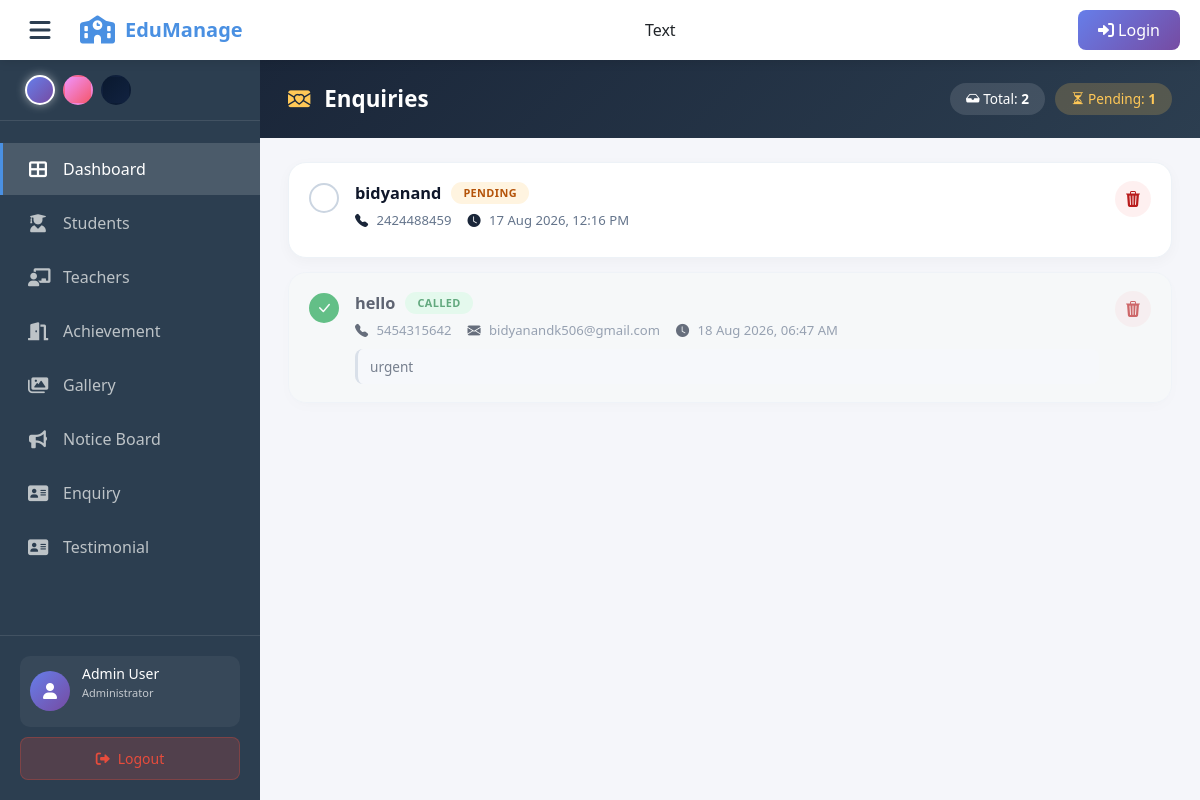
The page /frontend/admin/enquiry/enquiry.php (signed in) on the database its author committed.
### tables this page shows
CREATE TABLE `enquiry` (
  `id` int(11) NOT NULL,
  `name` varchar(100) NOT NULL,
  `phone` varchar(15) NOT NULL,
  `email` varchar(100) DEFAULT NULL,
  `message` text DEFAULT NULL,
  `is_called` tinyint(1) DEFAULT 0,
  `called_at` datetime DEFAULT NULL,
  `time` datetime DEFAULT current_timestamp()
);

### frontend/admin/enquiry/enquiry.php (the view, shortened to what this page needs)
<?php
include '../../../backend/con1.php';
$result = $conn->query("SELECT * FROM enquiry ORDER BY is_called ASC, id DESC");
$enquiries = [];
while ($row = $result->fetch_assoc()) {
    $enquiries[] = $row;
}
$total = count($enquiries);
$pending = count(array_filter($enquiries, fn($e) => $e['is_called'] == 0));
?>
<!DOCTYPE html>
<html lang="en">
<head>
    <link rel="stylesheet" href="https://cdnjs.cloudflare.com/ajax/libs/font-awesome/6.0.0/css/all.min.css">
    <link href="https://cdn.jsdelivr.net/npm/bootstrap@5.3.0/dist/css/bootstrap.min.css" rel="stylesheet" />
    <link rel="stylesheet" href="https://cdn.jsdelivr.net/npm/bootstrap-icons@1.11.3/font/bootstrap-icons.min.css" />
    <link rel="stylesheet" href="../../comp/nav/nav.css">
    <link rel="stylesheet" href="../../comp/sidebar/sidebar.css">
    <link rel="stylesheet" href="enquiry.css">
</head>
<body data-theme="light-blue">
    <?php
        include_once('../../comp/nav/nav.php')
    ?>
<div class="main-container">
  <?php
        include_once('../../comp/sidebar/sidebar.php')
    ?>
    <div class="main-content" id="mainContent">
        <header class="enq-header">
            <div class="brand"><i class="bi bi-envelope-heart-fill"></i> Enquiries</div>
            <div class="enq-stats">
                <span class="stat-pill"><i class="bi bi-inbox-fill"></i> Total: <strong><?= $total ?></strong></span>
                <span class="stat-pill pending"><i class="bi bi-hourglass-split"></i> Pending: <strong id="pendingCount"><?= $pending ?></strong></span>
            </div>
        </header>
        <section class="enq-list">
            <?php if (empty($enquiries)): ?>
                <div class="empty-state">
                    <i class="bi bi-inbox"></i>
                    <p>No enquiries yet.</p>
                </div>
            <?php else: ?>
                <?php foreach ($enquiries as $e): ?>
                    <div class="enq-card <?= $e['is_called'] ? 'is-called' : '' ?>" data-id="<?= $e['id'] ?>">
                        <div class="enq-check">
                            <label class="check-wrap">
                                <span class="checkmark"><i class="bi bi-check-lg"></i></span>
                            </label>
                        </div>
                        <div class="enq-body">
                            <div class="enq-top">
                                <span class="enq-name"><?= htmlspecialchars($e['name']) ?></span>
                                <span class="enq-badge <?= $e['is_called'] ? 'badge-called' : 'badge-pending' ?>">
                                    <?= $e['is_called'] ? 'Called' : 'Pending' ?>
                                </span>
                            </div>
                            <div class="enq-meta">
                                <span><i class="bi bi-telephone-fill"></i> <?= htmlspecialchars($e['phone']) ?></span>
                                <?php if ($e['email']): ?>
                                    <span><i class="bi bi-envelope-fill"></i> <?= htmlspecialchars($e['email']) ?></span>
                                <?php endif; ?>
                                <span><i class="bi bi-clock-fill"></i> <?= date('d M Y, h:i A', strtotime($e['time'])) ?></span>
                            </div>
                            <?php if ($e['message']): ?>
                                <div class="enq-message"><?= htmlspecialchars($e['message']) ?></div>
                            <?php endif; ?>
                        </div>
                        <button class="enq-delete" data-id="<?= $e['id'] ?>" title="Delete">
                            <i class="bi bi-trash3-fill"></i>
                        </button>
                    </div>
                <?php endforeach; ?>
            <?php endif; ?>
        </section>
    </div>
</div>
</body>
</html>

### frontend/comp/nav/nav.css (style rules this page uses)
:root { --primary-color: #4a90e2; --secondary-color: #2c3e50; --bg-gradient: linear-gradient(135deg, #667eea 0%, #764ba2 100%); --navbar-height: 60px; --sidebar-width: 260px; --light-bg: #f5f6fa; }
[data-theme="light-blue"] { --primary-color: #4a90e2; --secondary-color: #2c3e50; --bg-gradient: linear-gradient(135deg, #667eea 0%, #764ba2 100%); --sidebar-bg: #2c3e50; --navbar-bg: #ffffff; --text-color: #333; }
body { padding-top: var(--navbar-height) !important; margin: 0 !important; }

### frontend/comp/sidebar/sidebar.css (style rules this page uses)
.main-container { display: flex !important; min-height: calc(100vh - var(--navbar-height)) !important; width: 100% !important; }
.main-content { flex: 1 1 auto !important; min-width: 0 !important; width: auto !important; background: var(--light-bg); overflow-x: hidden; }

### frontend/admin/enquiry/enquiry.css (style rules this page uses)
* { box-sizing: border-box; }
.enq-header { background: linear-gradient(135deg, #1a2639, #2c3e50); color: #fff; padding: 22px 28px; display: flex; justify-content: space-between; align-items: center; flex-wrap: wrap; gap: 12px; }
.enq-header .brand { font-size: 1.4rem; font-weight: 700; }
.enq-header .brand i { color: #ffc857; margin-right: 8px; }
.enq-stats { display: flex; gap: 10px; }
.stat-pill { background: rgba(255,255,255,0.12); padding: 6px 16px; border-radius: 30px; font-size: 0.85rem; }
.stat-pill.pending { background: rgba(255,200,87,0.2); color: #ffc857; }
.enq-list { padding: 24px 28px; display: flex; flex-direction: column; gap: 14px; }
.enq-card { background: #fff; border: 1px solid #edf2f7; border-radius: 18px; padding: 18px 20px; display: flex; align-items: flex-start; gap: 16px; box-shadow: 0 4px 14px rgba(0,0,0,0.03); transition: all 0.2s; }
.enq-card.is-called { opacity: 0.65; background: #f8faf9; }
.check-wrap { position: relative; display: inline-block; cursor: pointer; margin-top: 2px; }
.checkmark { width: 30px; height: 30px; border: 2px solid #cbd5e1; border-radius: 50%; display: flex; align-items: center; justify-content: center; color: transparent; transition: all 0.2s; background: #fff; }
.check-wrap input:checked ~ .checkmark { background: #16a34a; border-color: #16a34a; color: #fff; }
.enq-body { flex: 1; min-width: 0; }
.enq-top { display: flex; align-items: center; gap: 10px; flex-wrap: wrap; margin-bottom: 6px; }
.enq-name { font-weight: 700; font-size: 1.02rem; color: #0f172a; }
.enq-badge { font-size: 0.68rem; font-weight: 700; padding: 3px 12px; border-radius: 30px; text-transform: uppercase; letter-spacing: 0.4px; }
.badge-pending { background: #fff4e0; color: #b45309; }
.badge-called { background: #dcfce7; color: #15803d; }
.enq-meta { display: flex; gap: 16px; flex-wrap: wrap; font-size: 0.82rem; color: #64748b; margin-bottom: 8px; }
.enq-meta i { margin-right: 5px; color: #1a2639; }
.enq-message { font-size: 0.85rem; color: #334155; background: #f8fafc; border-left: 3px solid #cbd5e1; padding: 8px 12px; border-radius: 8px; line-height: 1.4; }
.enq-delete { background: rgba(239,68,68,0.08); border: none; color: #b91c1c; width: 36px; height: 36px; border-radius: 50%; display: flex; align-items: center; justify-content: center; cursor: pointer; transition: all 0.2s; flex-shrink: 0; }

### rows shown on the page
enquiry: name "bidyanand", is_called "PENDING", phone "2424488459", time "17 Aug 2026, 12:16 PM"
enquiry: name "hello", is_called "CALLED", phone "5454315642", email "bidyanandk506@gmail.com", time "18 Aug 2026, 06:47 AM", message "urgent"

### other values the page prints
$total "2"
$pending "1"
